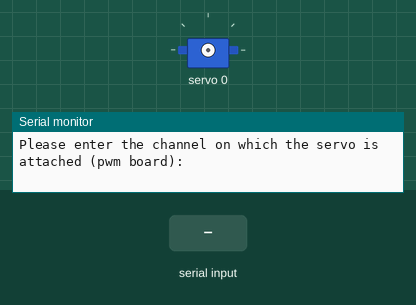
Simulated run of this sketch. Board: Arduino Uno, built with avr-gcc and run on an emulated ATmega328P. Shown: servo, the last lines printed to the serial monitor. The inputs (shaded band) are chosen by the test bench.

Above: at 1.2 s.
1.3 s: "0\n" received over Serial
3.8 s: "90,45\n" received over Serial
At 5.6 s:
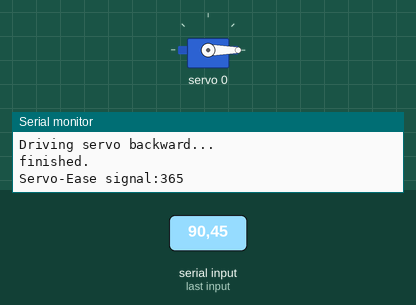
6.5 s: "200\n" received over Serial
At 8.7 s:
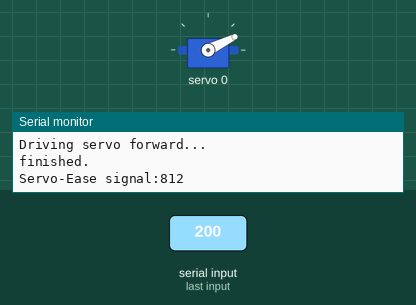
9.0 s: "90\n" received over Serial
At 10.6 s:
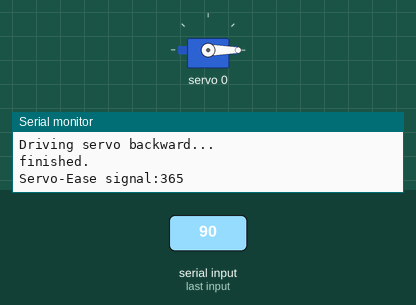
Timing chart, 0 to 12.1 s (numbered marks = the images above; inputs shaded):
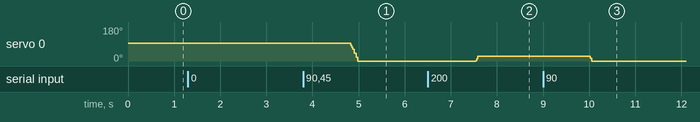

The sketch:

servo_calibration.ino
```cpp
#include <Wire.h>
#include <Adafruit_PWMServoDriver.h>
#define SERVO_FREQ 60 // Analog servos run at ~50 Hz updates
Adafruit_PWMServoDriver pwm = Adafruit_PWMServoDriver();
uint16_t selected_port = -1;
uint16_t last_pwm = -1;

void setup() {

  Serial.begin(9600);
  Serial.println("Calibration for Servos. Default range [150-600] pwm");

  pwm.begin();
  pwm.setOscillatorFrequency(27000000);
  pwm.setPWMFreq(SERVO_FREQ);  // Analog servos run at ~50 Hz updates

  delay(10);
  Serial.println("Please enter the channel on which the servo is attached (pwm board): ");
}

void loop() {
  // put your main code here, to run repeatedly:
  while (Serial.available() == 0)
  {
  }
  uint16_t Input = String(Serial.readString()).toInt();
  if (selected_port == -1 and Input >= 0 and Input <= 16)
  {
    selected_port = Input;
    Serial.print("Selected channel: ");
    Serial.println(String(selected_port));
    Serial.println("driving servo to expected zero-pose (pulse_length=375)");
    pwm.setPWM(selected_port, 0, 375);
    //pwm.writeMicroseconds(selected_port, microsec);
    last_pwm = 375;
  }

  else if (Input == -1)
  {
    Serial.println("Detached current channel.");
    selected_port = -1;
  }

  else if (selected_port != -1 and Input != -1)
  {
    int Var_for_Calc = Input;
    Serial.print("Driving Servo to pulse_length: ");
    Serial.println(String(Input));
    if (Input > last_pwm)
    {
      Serial.println("Driving servo forward...");
      for (uint16_t pulse = last_pwm; pulse < Input; pulse++)
      {
        //pwm.writeMicroseconds(selected_port, pulse);
        pwm.setPWM(selected_port, 0, pulse);
      }
    }

    else if (Input < last_pwm)
    {
      Serial.println("Driving servo backward...");
      for (uint16_t pulse = last_pwm; pulse > Input; pulse--)
      {
        //pwm.writeMicroseconds(selected_port, pulse);
        pwm.setPWM(selected_port, 0, pulse);
        //delay(20);
      }
    }
    Serial.println("finished.");
    int servoEasepwm = ((int32_t) Var_for_Calc * (16666 / 32)) / (4096 / 32);
    Serial.print("Servo-Ease signal:");
    Serial.println(String(servoEasepwm));
    last_pwm = Input;

  }
  else
  {
    Serial.println("No valid input, please try again.");
  }


}
```

Measured:
- after the input at 3.8 s, servo 0: 95° → 0° after 1.0 s
- after the input at 6.5 s, servo 0: 0° → 26° after 1.0 s
- after the input at 9.0 s, servo 0: 26° → 0° after 1.0 s
